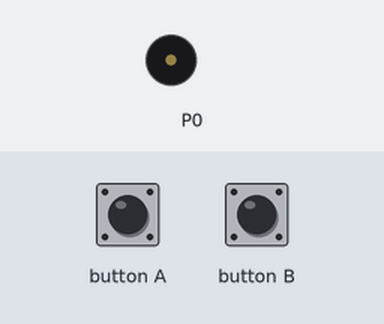
Bench run of a program on a simulated BBC micro:bit (MakeCode). On the bench: buzzer (waves = sounding). The inputs (shaded band) are chosen by the test bench.

Above: at 1.2 s.
1.3 s: button A pressed for 0.15 s
At 1.9 s:
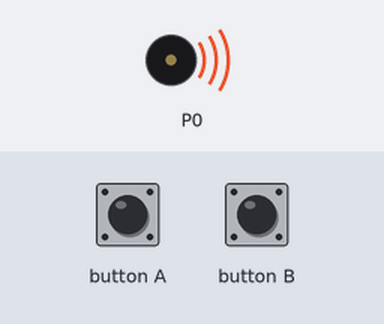
Timing chart, 0 to 4.3 s (numbered marks = the images above; inputs shaded):
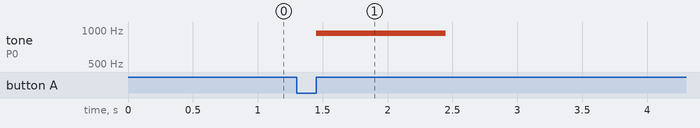

The program:

main.ts
```typescript
input.onButtonPressed(Button.A, function () {
    music.play(music.tonePlayable(932, music.beat(BeatFraction.Double)), music.PlaybackMode.UntilDone)
})
input.onButtonPressed(Button.B, function () {
    music.play(music.tonePlayable(932, music.beat(BeatFraction.Eighth)), music.PlaybackMode.UntilDone)
})
```

test.ts
```typescript
// 在此处测试；当此软件包作为插件使用时，将不会编译此软件包。
```

Measured:
- after the input at 1.3 s, tone on P0: silent → 932 Hz after 0.15 s, → silent 1.0 s later
